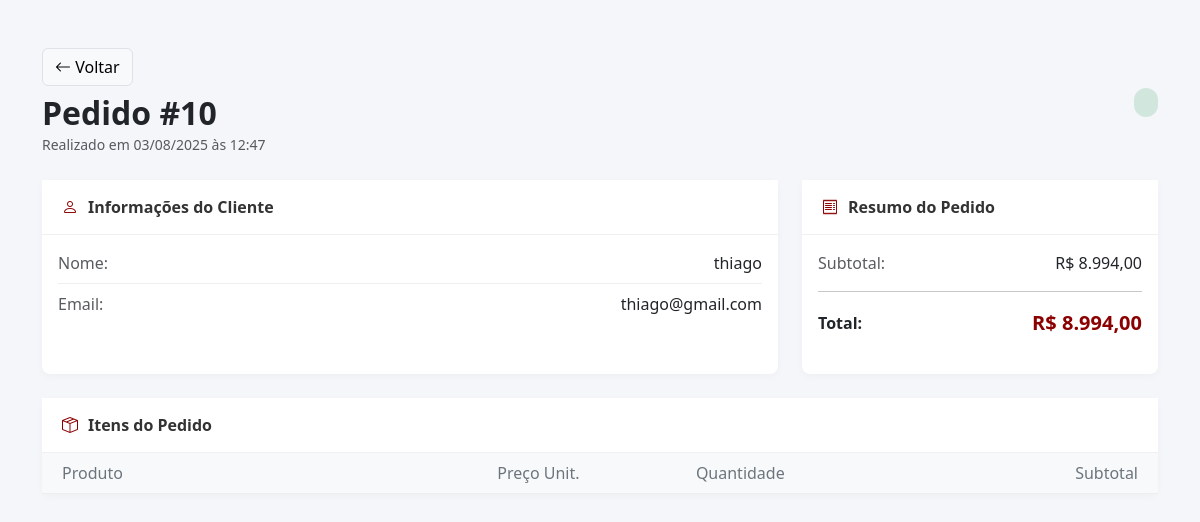
The app's page /admin/detalhesPedido.php?id_pedido=10 (signed in) with its own data.
### tables this page shows
CREATE TABLE IF NOT EXISTS `pedidos` (
  `id` int NOT NULL AUTO_INCREMENT,
  `id_usuario` int NOT NULL,
  `data_pedido` datetime DEFAULT CURRENT_TIMESTAMP,
  `status` enum('Aguardando','Enviado','Entregue','Cancelado') DEFAULT 'Aguardando',
  `total` decimal(10,2) NOT NULL,
  PRIMARY KEY (`id`),
  KEY `fk_pedidos_usuario` (`id_usuario`)
);

CREATE TABLE IF NOT EXISTS `usuarios` (
  `id_usuario` int NOT NULL AUTO_INCREMENT,
  `nome` varchar(100) NOT NULL,
  `email` varchar(100) NOT NULL,
  `senha` varchar(255) NOT NULL,
  `cpf` varchar(14) DEFAULT NULL,
  `telefone` varchar(20) DEFAULT NULL,
  `data_nascimento` date DEFAULT NULL,
  `tipo_usuario` tinyint(1) DEFAULT '0',
  PRIMARY KEY (`id_usuario`),
  UNIQUE KEY `email` (`email`),
  UNIQUE KEY `cpf` (`cpf`)
);

### admin/detalhesPedido.php (the view, shortened to what this page needs)
<?php
include("../conexao.php");
$id = isset($_GET['id_pedido']) ? (int)$_GET['id_pedido'] : 0;
$sql_pedido = "SELECT * FROM pedidos WHERE id = $id";
$result_pedido = mysqli_query($conn, $sql_pedido);
$row_pedido = mysqli_fetch_assoc($result_pedido);
$sql_usuario = "SELECT * FROM usuarios WHERE id_usuario =" . $row_pedido["id_usuario"];
$result_usuario = mysqli_query($conn, $sql_usuario);
$row_usuario = mysqli_fetch_assoc($result_usuario);
function formatarMoeda($valor) {
    return "R$ " . number_format($valor, 2, ',', '.');
}
?>
<!DOCTYPE html>
<html lang="pt-BR">
<head>
    <link href="https://cdn.jsdelivr.net/npm/bootstrap@5.3.3/dist/css/bootstrap.min.css" rel="stylesheet">
    <link href="https://cdn.jsdelivr.net/npm/bootstrap-icons@1.10.5/font/bootstrap-icons.css" rel="stylesheet">
</head>
<body>
<div class="container py-5">
    <div class="d-flex justify-content-between align-items-center mb-4">
        <div>
            <a href="inicioADM.php?secao=pedidos" class="btn btn-light border mb-2"><i class="bi bi-arrow-left"></i> Voltar</a>
            <h2 class="fw-bold mb-0">Pedido #<?= $id ?></h2>
            <small class="text-muted">Realizado em <?= date('d/m/Y \à\s H:i', strtotime($row_pedido["data_pedido"])) ?></small>
        </div>
        <div>
            <span class="status-badge"><?= htmlspecialchars($row_pedido['status']) ?></span>
        </div>
    </div>
    <div class="row">
        <div class="col-lg-8">
            <div class="card card-custom h-100">
                <div class="card-header-custom">
                    <i class="bi bi-person"></i> Informações do Cliente
                </div>
                <div class="card-body">
                    <div class="d-flex justify-content-between">
                        <span class="text-muted">Nome:</span>
                        <span class="fw-medium"><?= htmlspecialchars($row_usuario['nome']) ?></span>
                    </div>
                    <hr class="my-2 text-muted" style="opacity: 0.1">
                    <div class="d-flex justify-content-between">
                        <span class="text-muted">Email:</span>
                        <span class="fw-medium"><?= htmlspecialchars($row_usuario['email']) ?></span>
                    </div>
                    </div>
            </div>
        </div>
        <div class="col-lg-4">
            <div class="card card-custom h-100">
                <div class="card-header-custom">
                    <i class="bi bi-receipt"></i> Resumo do Pedido
                </div>
                <div class="card-body">
                    <div class="d-flex justify-content-between mb-2">
                        <span class="text-muted">Subtotal:</span>
                        <span><?= formatarMoeda($row_pedido['total']) ?></span>
                    </div>
                    <hr>
                    <div class="d-flex justify-content-between align-items-center">
                        <span class="fw-bold">Total:</span>
                        <span class="total-highlight"><?= formatarMoeda($row_pedido['total']) ?></span>
                    </div>
                </div>
            </div>
        </div>
    </div>
    <div class="row mt-4">
        <div class="col-12">
            <div class="card card-custom">
                <div class="card-header-custom">
                    <i class="bi bi-box-seam"></i> Itens do Pedido
                </div>
                <div class="card-body p-0">
                    <div class="table-responsive">
                        <table class="table table-custom table-hover mb-0">
                            <thead>
                                <tr>
                                    <th style="padding-left: 20px;">Produto</th>
                                    <th class="text-end">Preço Unit.</th>
                                    <th class="text-center">Quantidade</th>
                                    <th class="text-end" style="padding-right: 20px;">Subtotal</th>
                                </tr>
                            </thead>
                        </table>
                    </div>
                </div>
            </div>
        </div>
    </div>
</div>
</body>
</html>

### admin/detalhesPedido.php (style rules this page uses)
body { background-color: #f4f6f9; font-family: 'Segoe UI', Tahoma, Geneva, Verdana, sans-serif; }
.card-custom { border: none; border-radius: 8px; box-shadow: 0 2px 10px rgba(0,0,0,0.03); background-color: #fff; margin-bottom: 20px; }
.card-header-custom { background-color: #fff; border-bottom: 1px solid #f0f0f0; padding: 15px 20px; font-weight: 600; color: #333; display: flex; align-items: center; gap: 10px; }
.card-header-custom i { color: #8b0000; }
.status-badge { padding: 5px 12px; border-radius: 20px; font-size: 0.85rem; font-weight: 600; background-color: #d1e7dd; color: #0f5132; }
.table-custom th { font-weight: 500; color: #6c757d; border-bottom: 1px solid #eee; background-color: #f8f9fa; }
.total-highlight { font-size: 1.25rem; color: #8b0000; font-weight: bold; }

### records on screen
pedidos: data_pedido "03/08/2025 às 12:47", total "R$ 8.994,00"
usuarios: nome "thiago", email "thiago@gmail.com"

### other values on screen
$id "10"
